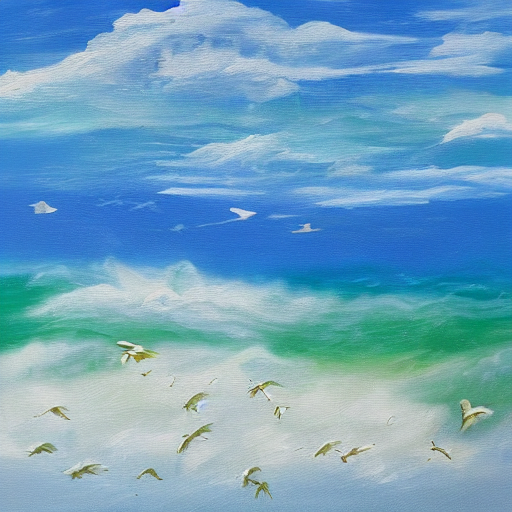
#> input picture assets/images/1.webp, 512 x 512 px
$ python image_compare.py ../assets/images/1.webp ../assets/images/2.webp ../assets/images/2.webp   (older library calls are emulated)
#> lines starting #> are read from the running program, lines starting #| are printed output that depends on the picture; long printed decimals are rounded
"""
画像比較ツール

このスクリプトは2つの画像を参照画像と比較し、
各種画像品質メトリクス（MSE、PSNR、SSIM）を計算します。
また、差分画像を可視化して保存します。

使用例:
    python image_compare.py img1.png img2.png reference.png
"""

import argparse
import skimage.io
import numpy as np
from matplotlib import cm
import math
from skimage.metrics import structural_similarity as ssim

def normalize(x, min_, max_):
    """
    値を[0, 1]の範囲に正規化します。

    引数:
        x: 正規化する配列
        min_: 最小値
        max_: 最大値

    戻り値:
        正規化された配列
    """
    return (x - min_) / (max_ - min_)

def main(args):
    """
    画像比較のメイン処理を実行します。

    引数:
        args: コマンドライン引数
    """
    # 画像を読み込み、float32形式に変換
    img1 = skimage.img_as_float(skimage.io.imread(args.img1)).astype(np.float32)
    img2 = skimage.img_as_float(skimage.io.imread(args.img2)).astype(np.float32)
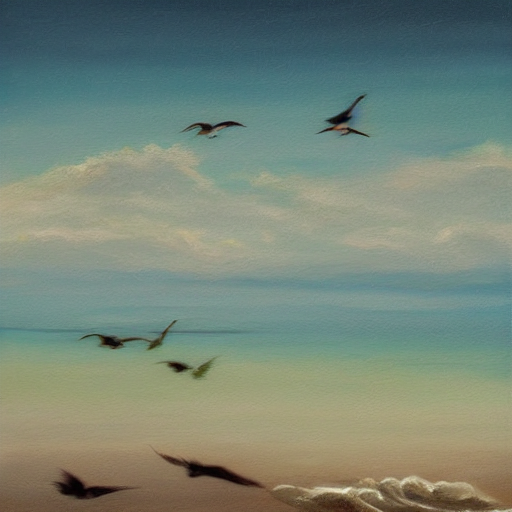
#> input picture assets/images/2.webp, 512 x 512 px
    ref = skimage.img_as_float(skimage.io.imread(args.ref)).astype(np.float32)

    # RGBチャンネルのみを使用（アルファチャンネルを除去）
    img1 = img1[:, :, :3]
    img2 = img2[:, :, :3]
    ref = ref[:, :, :3]

    # 参照画像との絶対差分を計算
    diff1 = np.sum(np.abs(img1 - ref), axis = 2)
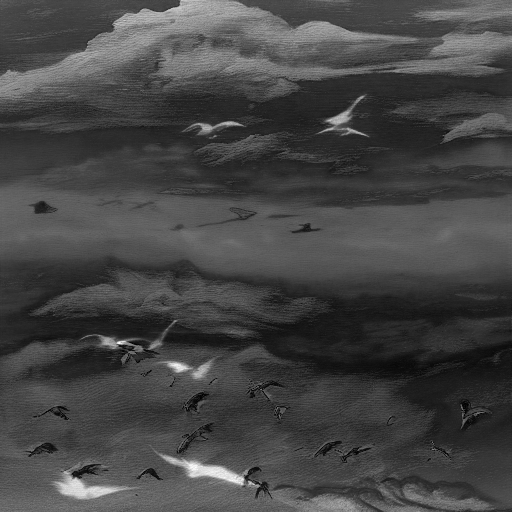
#> diff1: shape (512, 512) float32; min 0.0157, max 2.37, mean 0.66; drawn with min black and max white
    diff2 = np.sum(np.abs(img2 - ref), axis = 2)
#> diff2: shape (512, 512) float32; every value is 0

    # 差分の正規化範囲を決定
    min_ = min(np.min(diff1), np.min(diff2))
#> min_ = 0
    max_ = max(np.max(diff1), np.max(diff2)) * 0.5  # 可視化のため最大値を調整
#> max_ = 1.19

    # カラーマップを適用して差分を可視化
    diff1 = cm.viridis(normalize(diff1, min_, max_))
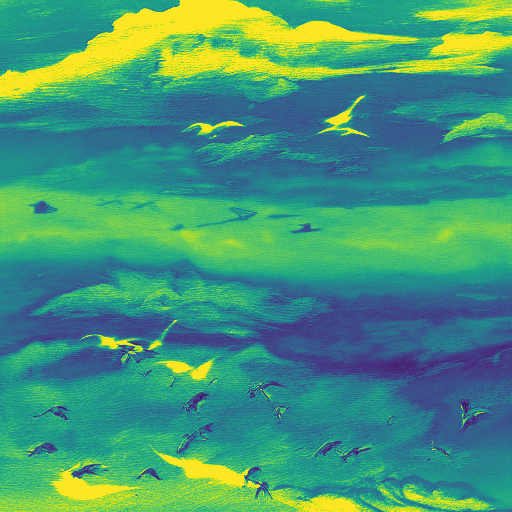
#> diff1: shape (512, 512, 4) float64; mean of channels 0, 1, 2, 3 0.27, 0.594, 0.476, 1; drawn as R, G, B
    diff2 = cm.viridis(normalize(diff2, min_, max_))
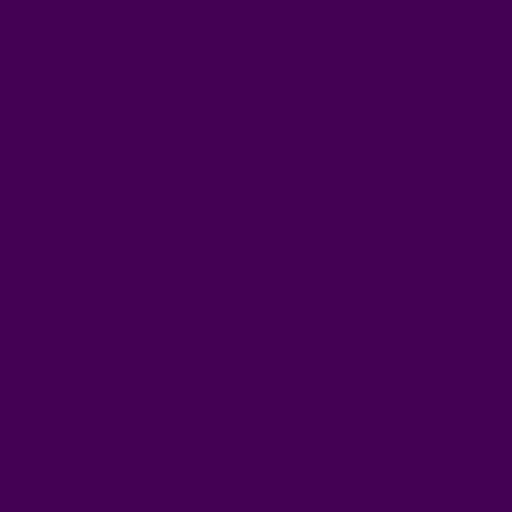
#> diff2: shape (512, 512, 4) float64; mean of channels 0, 1, 2, 3 0.267, 0.00487, 0.329, 1; drawn as R, G, B

    # === 画像品質メトリクスの計算 ===

    # MSE（平均二乗誤差）
    print('MSE img1:', np.mean(np.power(img1 - ref, 2.0)))
#| MSE img1: 0.0682
    print('MSE img2:', np.mean(np.power(img2 - ref, 2.0)))
#| MSE img2: 0.0

    # PSNR（ピーク信号対雑音比）
    print('PSNR img1:', 20 * math.log10(1.0 / math.sqrt(np.mean(np.power(img1 - ref, 2.0)))))
#| PSNR img1: 11.662
#> (the run stopped early here; a loop or call above may not have finished)
